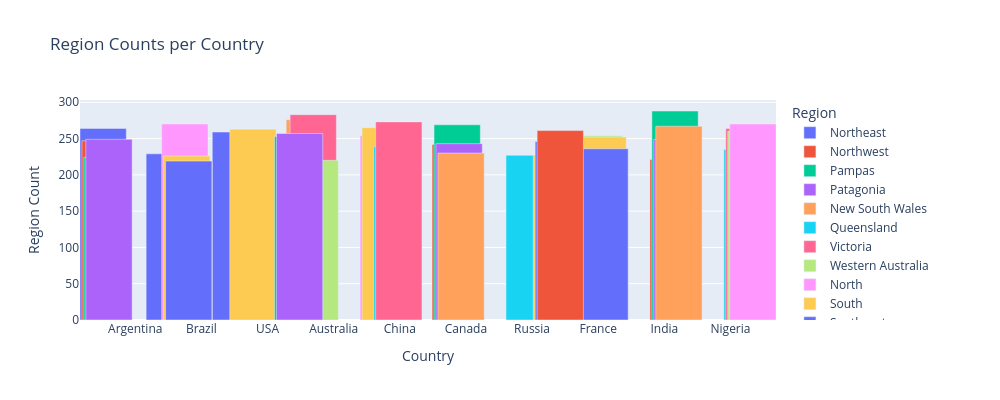

Notebook code cell kept with this figure:
### Code cell
# Grouping the data by 'Country' and 'Region', then getting the value counts
grouped_data = df.groupby(['Country', 'Region']).size().reset_index(name='Count')

# Plotting with px.bar
fig = px.bar(grouped_data,
            x='Country',
            y='Count',
            color='Region',
            title="Region Counts per Country",
            labels={'Count': 'Region Count'},
            barmode='group')
# Showing the plot
fig.update_layout(
    width=1000,
    height=400, 
    bargap=0.0,
    bargroupgap=0.3)
# Increase individual bar thickness
fig.update_traces(width=0.7)
fig.show()

### Figure 1 — Plotly figure (JSON) as saved in the notebook; plotly's stock layout.template omitted (floating-point values rounded to 4 significant figures)
{"data": [{"alignmentgroup": "True", "hovertemplate": "Region=Northeast<br>Country=%{x}<br>Region Count=%{y}<extra></extra>", "legendgroup": "Northeast", "marker": {"color": "#636efa", "pattern": {"shape": ""}}, "name": "Northeast", "offsetgroup": "Northeast", "orientation": "v", "showlegend": true, "textposition": "auto", "type": "bar", "width": 0.7, "x": ["Argentina", "Brazil", "USA"], "xaxis": "x", "y": [264, 229, 259], "yaxis": "y"}, {"alignmentgroup": "True", "hovertemplate": "Region=Northwest<br>Country=%{x}<br>Region Count=%{y}<extra></extra>", "legendgroup": "Northwest", "marker": {"color": "#EF553B", "pattern": {"shape": ""}}, "name": "Northwest", "offsetgroup": "Northwest", "orientation": "v", "showlegend": true, "textposition": "auto", "type": "bar", "width": 0.7, "x": ["Argentina"], "xaxis": "x", "y": [247], "yaxis": "y"}, {"alignmentgroup": "True", "hovertemplate": "Region=Pampas<br>Country=%{x}<br>Region Count=%{y}<extra></extra>", "legendgroup": "Pampas", "marker": {"color": "#00cc96", "pattern": {"shape": ""}}, "name": "Pampas", "offsetgroup": "Pampas", "orientation": "v", "showlegend": true, "textposition": "auto", "type": "bar", "width": 0.7, "x": ["Argentina"], "xaxis": "x", "y": [224], "yaxis": "y"}, {"alignmentgroup": "True", "hovertemplate": "Region=Patagonia<br>Country=%{x}<br>Region Count=%{y}<extra></extra>", "legendgroup": "Patagonia", "marker": {"color": "#ab63fa", "pattern": {"shape": ""}}, "name": "Patagonia", "offsetgroup": "Patagonia", "orientation": "v", "showlegend": true, "textposition": "auto", "type": "bar", "width": 0.7, "x": ["Argentina"], "xaxis": "x", "y": [249], "yaxis": "y"}, {"alignmentgroup": "True", "hovertemplate": "Region=New South Wales<br>Country=%{x}<br>Region Count=%{y}<extra></extra>", "legendgroup": "New South Wales", "marker": {"color": "#FFA15A", "pattern": {"shape": ""}}, "name": "New South Wales", "offsetgroup": "New South Wales", "orientation": "v", "showlegend": true, "textposition": "auto", "type": "bar", "width": 0.7, "x": ["Australia"], "xaxis": "x", "y": [276], "yaxis": "y"}, {"alignmentgroup": "True", "hovertemplate": "Region=Queensland<br>Country=%{x}<br>Region Count=%{y}<extra></extra>", "legendgroup": "Queensland", "marker": {"color": "#19d3f3", "pattern": {"shape": ""}}, "name": "Queensland", "offsetgroup": "Queensland", "orientation": "v", "showlegend": true, "textposition": "auto", "type": "bar", "width": 0.7, "x": ["Australia"], "xaxis": "x", "y": [253], "yaxis": "y"}, {"alignmentgroup": "True", "hovertemplate": "Region=Victoria<br>Country=%{x}<br>Region Count=%{y}<extra></extra>", "legendgroup": "Victoria", "marker": {"color": "#FF6692", "pattern": {"shape": ""}}, "name": "Victoria", "offsetgroup": "Victoria", "orientation": "v", "showlegend": true, "textposition": "auto", "type": "bar", "width": 0.7, "x": ["Australia"], "xaxis": "x", "y": [283], "yaxis": "y"}, {"alignmentgroup": "True", "hovertemplate": "Region=Western Australia<br>Country=%{x}<br>Region Count=%{y}<extra></extra>", "legendgroup": "Western Australia", "marker": {"color": "#B6E880", "pattern": {"shape": ""}}, "name": "Western Australia", "offsetgroup": "Western Australia", "orientation": "v", "showlegend": true, "textposition": "auto", "type": "bar", "width": 0.7, "x": ["Australia"], "xaxis": "x", "y": [220], "yaxis": "y"}, {"alignmentgroup": "True", "hovertemplate": "Region=North<br>Country=%{x}<br>Region Count=%{y}<extra></extra>", "legendgroup": "North", "marker": {"color": "#FF97FF", "pattern": {"shape": ""}}, "name": "North", "offsetgroup": "North", "orientation": "v", "showlegend": true, "textposition": "auto", "type": "bar", "width": 0.7, "x": ["Brazil", "China"], "xaxis": "x", "y": [270, 254], "yaxis": "y"}, {"alignmentgroup": "True", "hovertemplate": "Region=South<br>Country=%{x}<br>Region Count=%{y}<extra></extra>", "legendgroup": "South", "marker": {"color": "#FECB52", "pattern": {"shape": ""}}, "name": "South", "offsetgroup": "South", "orientation": "v", "showlegend": true, "textposition": "auto", "type": "bar", "width": 0.7, "x": ["Brazil", "China", "USA"], "xaxis": "x", "y": [226, 265, 263], "yaxis": "y"}, {"alignmentgroup": "True", "hovertemplate": "Region=Southeast<br>Country=%{x}<br>Region Count=%{y}<extra></extra>", "legendgroup": "Southeast", "marker": {"color": "#636efa", "pattern": {"shape": ""}}, "name": "Southeast", "offsetgroup": "Southeast", "orientation": "v", "showlegend": true, "textposition": "auto", "type": "bar", "width": 0.7, "x": ["Brazil"], "xaxis": "x", "y": [219], "yaxis": "y"}, {"alignmentgroup": "True", "hovertemplate": "Region=British Columbia<br>Country=%{x}<br>Region Count=%{y}<extra></extra>", "legendgroup": "British Columbia", "marker": {"color": "#EF553B", "pattern": {"shape": ""}}, "name": "British Columbia", "offsetgroup": "British Columbia", "orientation": "v", "showlegend": true, "textposition": "auto", "type": "bar", "width": 0.7, "x": ["Canada"], "xaxis": "x", "y": [242], "yaxis": "y"}, {"alignmentgroup": "True", "hovertemplate": "Region=Ontario<br>Country=%{x}<br>Region Count=%{y}<extra></extra>", "legendgroup": "Ontario", "marker": {"color": "#00cc96", "pattern": {"shape": ""}}, "name": "Ontario", "offsetgroup": "Ontario", "orientation": "v", "showlegend": true, "textposition": "auto", "type": "bar", "width": 0.7, "x": ["Canada"], "xaxis": "x", "y": [269], "yaxis": "y"}, {"alignmentgroup": "True", "hovertemplate": "Region=Prairies<br>Country=%{x}<br>Region Count=%{y}<extra></extra>", "legendgroup": "Prairies", "marker": {"color": "#ab63fa", "pattern": {"shape": ""}}, "name": "Prairies", "offsetgroup": "Prairies", "orientation": "v", "showlegend": true, "textposition": "auto", "type": "bar", "width": 0.7, "x": ["Canada"], "xaxis": "x", "y": [243], "yaxis": "y"}, {"alignmentgroup": "True", "hovertemplate": "Region=Quebec<br>Country=%{x}<br>Region Count=%{y}<extra></extra>", "legendgroup": "Quebec", "marker": {"color": "#FFA15A", "pattern": {"shape": ""}}, "name": "Quebec", "offsetgroup": "Quebec", "orientation": "v", "showlegend": true, "textposition": "auto", "type": "bar", "width": 0.7, "x": ["Canada"], "xaxis": "x", "y": [230], "yaxis": "y"}, {"alignmentgroup": "True", "hovertemplate": "Region=Central<br>Country=%{x}<br>Region Count=%{y}<extra></extra>", "legendgroup": "Central", "marker": {"color": "#19d3f3", "pattern": {"shape": ""}}, "name": "Central", "offsetgroup": "Central", "orientation": "v", "showlegend": true, "textposition": "auto", "type": "bar", "width": 0.7, "x": ["China", "Russia"], "xaxis": "x", "y": [239, 227], "yaxis": "y"}, {"alignmentgroup": "True", "hovertemplate": "Region=East<br>Country=%{x}<br>Region Count=%{y}<extra></extra>", "legendgroup": "East", "marker": {"color": "#FF6692", "pattern": {"shape": ""}}, "name": "East", "offsetgroup": "East", "orientation": "v", "showlegend": true, "textposition": "auto", "type": "bar", "width": 0.7, "x": ["China"], "xaxis": "x", "y": [273], "yaxis": "y"}, {"alignmentgroup": "True", "hovertemplate": "Region=Grand Est<br>Country=%{x}<br>Region Count=%{y}<extra></extra>", "legendgroup": "Grand Est", "marker": {"color": "#B6E880", "pattern": {"shape": ""}}, "name": "Grand Est", "offsetgroup": "Grand Est", "orientation": "v", "showlegend": true, "textposition": "auto", "type": "bar", "width": 0.7, "x": ["France"], "xaxis": "x", "y": [254], "yaxis": "y"}, {"alignmentgroup": "True", "hovertemplate": "Region=Ile-de-France<br>Country=%{x}<br>Region Count=%{y}<extra></extra>", "legendgroup": "Ile-de-France", "marker": {"color": "#FF97FF", "pattern": {"shape": ""}}, "name": "Ile-de-France", "offsetgroup": "Ile-de-France", "orientation": "v", "showlegend": true, "textposition": "auto", "type": "bar", "width": 0.7, "x": ["France"], "xaxis": "x", "y": [236], "yaxis": "y"}, {"alignmentgroup": "True", "hovertemplate": "Region=Nouvelle-Aquitaine<br>Country=%{x}<br>Region Count=%{y}<extra></extra>", "legendgroup": "Nouvelle-Aquitaine", "marker": {"color": "#FECB52", "pattern": {"shape": ""}}, "name": "Nouvelle-Aquitaine", "offsetgroup": "Nouvelle-Aquitaine", "orientation": "v", "showlegend": true, "textposition": "auto", "type": "bar", "width": 0.7, "x": ["France"], "xaxis": "x", "y": [252], "yaxis": "y"}, {"alignmentgroup": "True", "hovertemplate": "Region=Provence-Alpes-Cote d’Azur<br>Country=%{x}<br>Region Count=%{y}<extra></extra>", "legendgroup": "Provence-Alpes-Cote d’Azur", "marker": {"color": "#636efa", "pattern": {"shape": ""}}, "name": "Provence-Alpes-Cote d’Azur", "offsetgroup": "Provence-Alpes-Cote d’Azur", "orientation": "v", "showlegend": true, "textposition": "auto", "type": "bar", "width": 0.7, "x": ["France"], "xaxis": "x", "y": [236], "yaxis": "y"}, {"alignmentgroup": "True", "hovertemplate": "Region=Maharashtra<br>Country=%{x}<br>Region Count=%{y}<extra></extra>", "legendgroup": "Maharashtra", "marker": {"color": "#EF553B", "pattern": {"shape": ""}}, "name": "Maharashtra", "offsetgroup": "Maharashtra", "orientation": "v", "showlegend": true, "textposition": "auto", "type": "bar", "width": 0.7, "x": ["India"], "xaxis": "x", "y": [221], "yaxis": "y"}, {"alignmentgroup": "True", "hovertemplate": "Region=Punjab<br>Country=%{x}<br>Region Count=%{y}<extra></extra>", "legendgroup": "Punjab", "marker": {"color": "#00cc96", "pattern": {"shape": ""}}, "name": "Punjab", "offsetgroup": "Punjab", "orientation": "v", "showlegend": true, "textposition": "auto", "type": "bar", "width": 0.7, "x": ["India"], "xaxis": "x", "y": [288], "yaxis": "y"}, {"alignmentgroup": "True", "hovertemplate": "Region=Tamil Nadu<br>Country=%{x}<br>Region Count=%{y}<extra></extra>", "legendgroup": "Tamil Nadu", "marker": {"color": "#ab63fa", "pattern": {"shape": ""}}, "name": "Tamil Nadu", "offsetgroup": "Tamil Nadu", "orientation": "v", "showlegend": true, "textposition": "auto", "type": "bar", "width": 0.7, "x": ["India"], "xaxis": "x", "y": [249], "yaxis": "y"}, {"alignmentgroup": "True", "hovertemplate": "Region=West Bengal<br>Country=%{x}<br>Region Count=%{y}<extra></extra>", "legendgroup": "West Bengal", "marker": {"color": "#FFA15A", "pattern": {"shape": ""}}, "name": "West Bengal", "offsetgroup": "West Bengal", "orientation": "v", "showlegend": true, "textposition": "auto", "type": "bar", "width": 0.7, "x": ["India"], "xaxis": "x", "y": [267], "yaxis": "y"}, {"alignmentgroup": "True", "hovertemplate": "Region=North Central<br>Country=%{x}<br>Region Count=%{y}<extra></extra>", "legendgroup": "North Central", "marker": {"color": "#19d3f3", "pattern": {"shape": ""}}, "name": "North Central", "offsetgroup": "North Central", "orientation": "v", "showlegend": true, "textposition": "auto", "type": "bar", "width": 0.7, "x": ["Nigeria"], "xaxis": "x", "y": [235], "yaxis": "y"}, {"alignmentgroup": "True", "hovertemplate": "Region=North West<br>Country=%{x}<br>Region Count=%{y}<extra></extra>", "legendgroup": "North West", "marker": {"color": "#FF6692", "pattern": {"shape": ""}}, "name": "North West", "offsetgroup": "North West", "orientation": "v", "showlegend": true, "textposition": "auto", "type": "bar", "width": 0.7, "x": ["Nigeria"], "xaxis": "x", "y": [264], "yaxis": "y"}, {"alignmentgroup": "True", "hovertemplate": "Region=South East<br>Country=%{x}<br>Region Count=%{y}<extra></extra>", "legendgroup": "South East", "marker": {"color": "#B6E880", "pattern": {"shape": ""}}, "name": "South East", "offsetgroup": "South East", "orientation": "v", "showlegend": true, "textposition": "auto", "type": "bar", "width": 0.7, "x": ["Nigeria"], "xaxis": "x", "y": [260], "yaxis": "y"}, {"alignmentgroup": "True", "hovertemplate": "Region=South West<br>Country=%{x}<br>Region Count=%{y}<extra></extra>", "legendgroup": "South West", "marker": {"color": "#FF97FF", "pattern": {"shape": ""}}, "name": "South West", "offsetgroup": "South West", "orientation": "v", "showlegend": true, "textposition": "auto", "type": "bar", "width": 0.7, "x": ["Nigeria"], "xaxis": "x", "y": [270], "yaxis": "y"}, {"alignmentgroup": "True", "hovertemplate": "Region=Northwestern<br>Country=%{x}<br>Region Count=%{y}<extra></extra>", "legendgroup": "Northwestern", "marker": {"color": "#FECB52", "pattern": {"shape": ""}}, "name": "Northwestern", "offsetgroup": "Northwestern", "orientation": "v", "showlegend": true, "textposition": "auto", "type": "bar", "width": 0.7, "x": ["Russia"], "xaxis": "x", "y": [227], "yaxis": "y"}, {"alignmentgroup": "True", "hovertemplate": "Region=Siberian<br>Country=%{x}<br>Region Count=%{y}<extra></extra>", "legendgroup": "Siberian", "marker": {"color": "#636efa", "pattern": {"shape": ""}}, "name": "Siberian", "offsetgroup": "Siberian", "orientation": "v", "showlegend": true, "textposition": "auto", "type": "bar", "width": 0.7, "x": ["Russia"], "xaxis": "x", "y": [246], "yaxis": "y"}, {"alignmentgroup": "True", "hovertemplate": "Region=Volga<br>Country=%{x}<br>Region Count=%{y}<extra></extra>", "legendgroup": "Volga", "marker": {"color": "#EF553B", "pattern": {"shape": ""}}, "name": "Volga", "offsetgroup": "Volga", "orientation": "v", "showlegend": true, "textposition": "auto", "type": "bar", "width": 0.7, "x": ["Russia"], "xaxis": "x", "y": [261], "yaxis": "y"}, {"alignmentgroup": "True", "hovertemplate": "Region=Midwest<br>Country=%{x}<br>Region Count=%{y}<extra></extra>", "legendgroup": "Midwest", "marker": {"color": "#00cc96", "pattern": {"shape": ""}}, "name": "Midwest", "offsetgroup": "Midwest", "orientation": "v", "showlegend": true, "textposition": "auto", "type": "bar", "width": 0.7, "x": ["USA"], "xaxis": "x", "y": [253], "yaxis": "y"}, {"alignmentgroup": "True", "hovertemplate": "Region=West<br>Country=%{x}<br>Region Count=%{y}<extra></extra>", "legendgroup": "West", "marker": {"color": "#ab63fa", "pattern": {"shape": ""}}, "name": "West", "offsetgroup": "West", "orientation": "v", "showlegend": true, "textposition": "auto", "type": "bar", "width": 0.7, "x": ["USA"], "xaxis": "x", "y": [257], "yaxis": "y"}], "layout": {"bargap": 0, "bargroupgap": 0.3, "barmode": "group", "height": 400, "legend": {"title": {"text": "Region"}, "tracegroupgap": 0}, "title": {"text": "Region Counts per Country"}, "width": 1000, "xaxis": {"anchor": "y", "domain": [0, 1], "title": {"text": "Country"}}, "yaxis": {"anchor": "x", "domain": [0, 1], "title": {"text": "Region Count"}}}}
